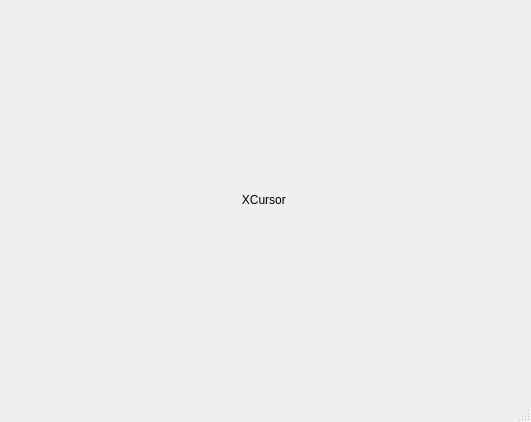
<?xml version="1.0" encoding="UTF-8"?>
<ui version="4.0">
 <class>MainWindow</class>
 <widget class="QMainWindow" name="MainWindow">
  <property name="geometry">
   <rect>
    <x>0</x>
    <y>0</y>
    <width>531</width>
    <height>422</height>
   </rect>
  </property>
  <property name="windowTitle">
   <string>XCursor Reader Window</string>
  </property>
  <widget class="QWidget" name="centralwidget">
   <layout class="QVBoxLayout" name="verticalLayout">
    <item>
     <widget class="QLabel" name="label">
      <property name="text">
       <string>XCursor </string>
      </property>
      <property name="alignment">
       <set>Qt::AlignCenter</set>
      </property>
     </widget>
    </item>
   </layout>
  </widget>
  <widget class="QMenuBar" name="menubar">
   <property name="geometry">
    <rect>
     <x>0</x>
     <y>0</y>
     <width>531</width>
     <height>22</height>
    </rect>
   </property>
  </widget>
  <widget class="QStatusBar" name="statusbar"/>
 </widget>
 <resources/>
 <connections/>
</ui>
